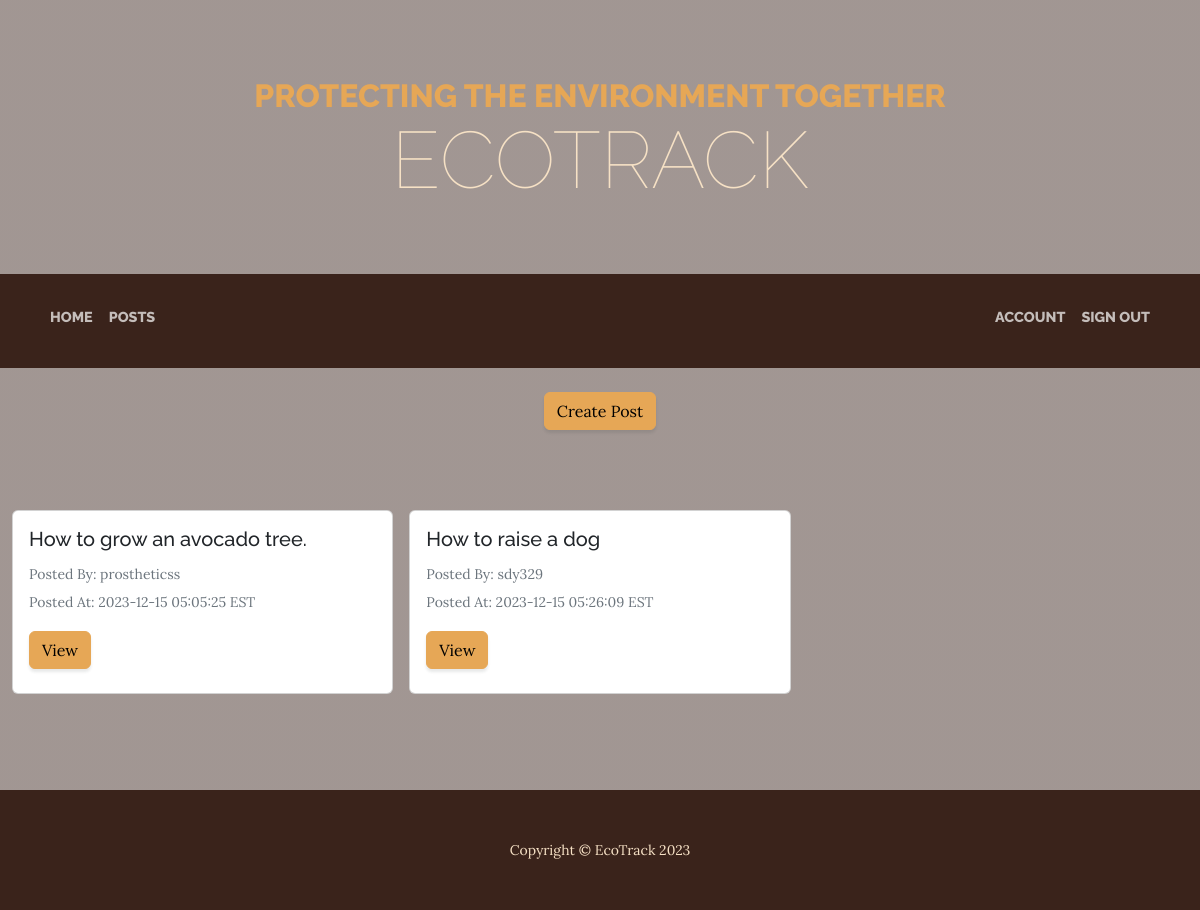
Screenshot of /posts.php (signed in) with the database file from the repository.
### tables this page shows
CREATE TABLE `posts` (
  `ID` int(10) UNSIGNED NOT NULL,
  `userID` int(10) UNSIGNED DEFAULT NULL,
  `title` varchar(100) DEFAULT NULL,
  `content` longtext DEFAULT NULL,
  `postedDateTime` datetime DEFAULT NULL
);

CREATE TABLE `users` (
  `ID` int(10) UNSIGNED NOT NULL,
  `username` varchar(48) NOT NULL,
  `email` varchar(254) NOT NULL,
  `password` varchar(254) NOT NULL
);

### global.php (called while the page is built, shortened)
<?php
function query($query, $data){
    $stmt = __DB__->prepare($query);
    $stmt->execute($data);
    return $stmt;
}
function getPosts(){
    $posts = query('SELECT * FROM posts', [])->fetchAll();
    return $posts;
}
function getAuthor($id){
    $author = query('SELECT username FROM users WHERE ID = ?', [$id])->fetch()['username'];
    return $author;
}

### posts.php (the view, shortened to what this page needs)
<?php
require_once('global.php');
function generateCards(){
    $posts = getPosts();
    $counter = 0;
    foreach($posts as $post){
        if ($counter % 3 == 0) echo '<div class="row row-cols-1 row-cols-md-3 g-3">';
        echo '<div class="col mb-3">
        <div class="card">
            <div class="card-body">
                <h5 class="card-title">'.$post['title'].'</h5>
                <p class="card-text"><small class="text-muted">Posted By: '.getAuthor($post['userID']).'</small><br/>
                <small class="text-muted">Posted At: '.$post['postedDateTime'].' EST</small></p>
                <div class="btn-group mb-2" role="group" aria-label="Post Actions">
                    <a href="post/index.php?id='.$post['ID'].'"><button class="btn btn-primary">View</button></a>
                </div>
            </div>
        </div>
    </div>';
        $counter++;
    }
    if ($counter % 3 != 0) echo '</div>';
}
?>
<!DOCTYPE html>
<html lang="en">
<head>
    <link href="css/styles.css" rel="stylesheet" />
</head>
<body>
    <header>
        <h1 class="site-heading text-center text-faded d-none d-lg-block">
            <span class="site-heading-upper text-primary mb-3">Protecting the environment together</span>
            <span class="site-heading-lower">EcoTrack</span>
        </h1>
    </header>
    <nav class="navbar navbar-expand-lg navbar-dark py-lg-4" id="mainNav">
        <div class="container">
            <div class="d-flex align-items-center">
                <ul class="navbar-nav">
                    <li class="nav-item mb-2"><a class="nav-link text-uppercase" href="index.php">Home</a></li>
                    <li class="nav-item mb-2"><a class="nav-link text-uppercase" href="posts.php">Posts</a></li>
                </ul>
            </div>
            <?php if(isset($_SESSION['id'])){
                echo '
                <div class="justify-content-end" id="navbarSupportedContent">
                <ul class="navbar-nav">
                    <li class="nav-item mb-2"><a class="nav-link text-uppercase" href="account.php">Account</a></li>
                    <li class="nav-item mb-2"><a class="nav-link text-uppercase" href="signout.php">Sign Out</a></li>
                    ';
                echo '</ul>
                </div>';
            }
            ?>
        </div>
    </nav>
    <br>
    <?php if(isset($_SESSION['id'])){
        echo'
    <div class="text-center">
        <a href="post/create.php"><button class="btn btn-primary">Create Post</button></a>
    </div>';
    }?>
    <section class="page-section clearfix">
        <div class="container-fluid">
            <?php generateCards(); ?>
        </div>
    </section>
    <footer class="footer text-faded text-center py-5">
        <div class="container">
            <p class="m-0 small">Copyright &copy; EcoTrack 2023</p>
        </div>
    </footer>
</body>
</html>

### rows the page displays
posts: title "How to grow an avocado tree.", userID.username "prostheticss", postedDateTime "2023-12-15 05:05:25"
posts: title "How to raise a dog", userID.username "sdy329", postedDateTime "2023-12-15 05:26:09"
